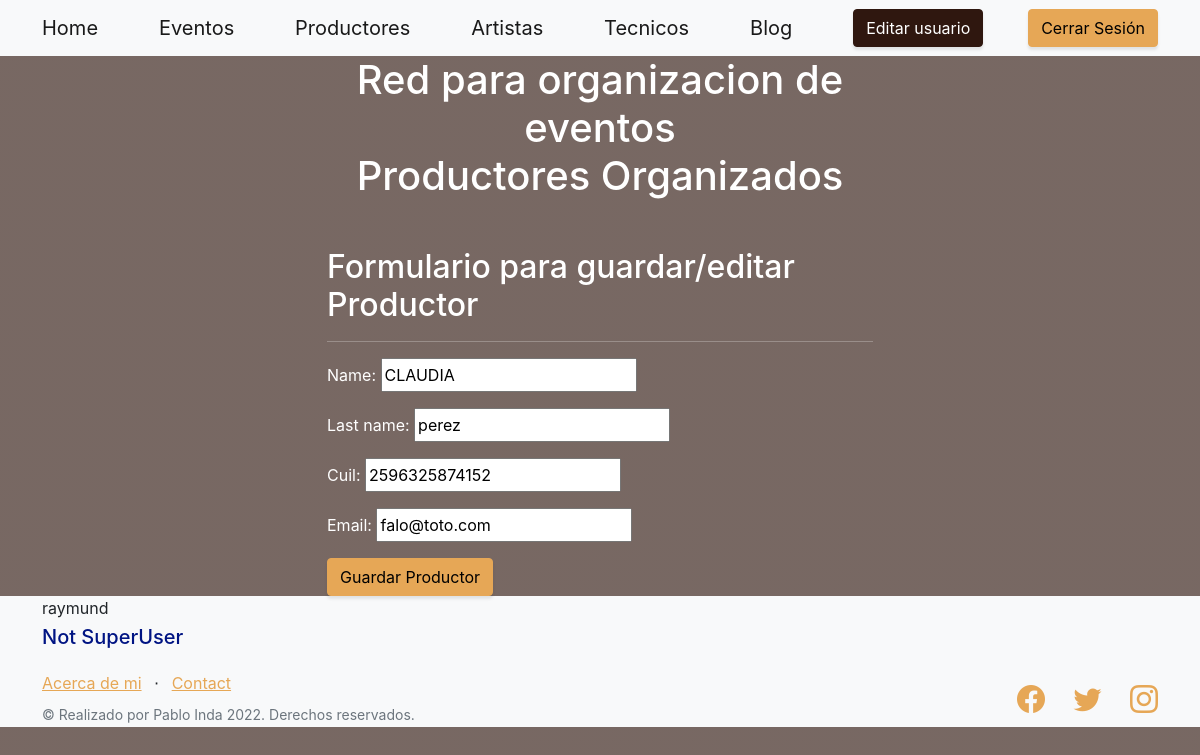
Page /productor/productor/1/update (signed in) on the committed database.
### productor/models.py (models this page shows, shortened)
class Productor(models.Model):
    name = models.CharField(max_length=40)
    last_name = models.CharField(max_length=40)
    cuil = models.IntegerField()
    email = models.EmailField()

### productor/views.py (the view)
# urls.py: path('productor/<int:pk>/update', views.ProductorUpdateView.as_view(), name='productor-update'),
class ProductorUpdateView(LoginRequiredMixin, UpdateView):
    model = Productor
    success_url = reverse_lazy('productor:productor-list')
    fields = '__all__'

### productor/templates/productor/productor_form.html (shortened to what this page needs)
{% extends "home/index.html" %}
{% load static %}
{% block entregafinal_content %}
<h2>Formulario para guardar/editar Productor</h2>
<hr></hr>
<form action="" method="POST">
    {{ form.as_p }}
    <input type="submit" class="btn btn-primary" value="Guardar Productor" />
</form>
{% endblock %}

### home/templates/home/index.html (shortened to what this page needs)
<!DOCTYPE html>
<html lang="en">
    <head>
        {% load static %}
        <link href="https://cdn.jsdelivr.net/npm/bootstrap-icons@1.5.0/font/bootstrap-icons.css" rel="stylesheet" type="text/css" />
        <link href="{% static 'home/css/styles.css' %}" rel="stylesheet" />
        <link rel="stylesheet" href="https://cdnjs.cloudflare.com/ajax/libs/font-awesome/4.7.0/css/font-awesome.min.css">
    </head>
    <body>
        <nav class="navbar navbar-light bg-light static-top">
            <div class="container">
                <a class="navbar-brand" href="{% url 'home:main' %}">Home</a>
                <a class="navbar-brand" href="{% url 'evento:evento-list' %}">Eventos</a>
                {% if user.is_authenticated %}
                <a class="navbar-brand" href="{% url 'productor:productor-list' %}">Productores</a>
                <a class="navbar-brand" href="{% url 'artista:artista-list' %}">Artistas</a>
                <a class="navbar-brand" href="{% url 'tecnico:tecnico-list' %}">Tecnicos</a>
                <a class="navbar-brand" href="{% url 'blog:blog-list' %}">Blog</a>
                <a class="btn btn-secondary" href="{% url 'user:user-update' %}">Editar usuario</a>
                <a class="btn btn-primary" href="{% url 'user:user-logout' %}">Cerrar Sesión</a>
                {% else %}
                <a class="btn btn-primary" href="{% url 'user:user-login' %}">Iniciar Sesión</a>
                {% endif %}
            </div>
        </nav>
        <header class="masthead">
            <div class="container position-relative">
                <div class="row justify-content-center">
                    <div class="col-xl-6">
                        <div class="text-center text-white">
                            <h1 class="mb-5">Red para organizacion de eventos <br> Productores Organizados</h1>
                            <div class="text-lg-start text-white">
                                {% block entregafinal_content %}
                                {% endblock %}
                            </div>
                        </div>
                    </div>
                </div>
            </div>
        </header>
        <footer class="footer bg-light">
            <div class="container">
                {{request.user.username}}
                {% if user.is_superuser %}
                    <h5><p style="color: rgb(0, 20, 131)" >SuperUser</p></h5>
                {% else %}
                    <h5><p style="color: rgb(0, 20, 131)" >Not SuperUser</p></h5>
                {%endif%}
            </div>
            <div class="container">
                <div class="row">
                    <div class="col-lg-6 h-100 text-center text-lg-start my-auto">
                        <ul class="list-inline mb-2">
                            <li class="list-inline-item"><a href="{% url 'home:about' %}">Acerca de mi</a></li>
                            <li class="list-inline-item">⋅</li>
                            <li class="list-inline-item"><a href="mailto:redscare.ar@gmail.com">Contact</a></li>
                        </ul>
                        <p class="text-muted small mb-4 mb-lg-0">&copy; Realizado por Pablo Inda 2022. Derechos reservados.</p>
                    </div>
                    <div class="col-lg-6 h-100 text-center text-lg-end my-auto">
                        <ul class="list-inline mb-0">
                            <li class="list-inline-item me-4">
                                <a href="https://www.facebook.com/pablo.inda/"><i class="bi-facebook fs-3"></i></a>
                            </li>
                            <li class="list-inline-item me-4">
                                <a href="https://twitter.com/Redscare_ar"><i class="bi-twitter fs-3"></i></a>
                            </li>
                            <li class="list-inline-item">
                                <a href="https://www.instagram.com/poli.redscare/"><i class="bi-instagram fs-3"></i></a>
                            </li>
                        </ul>
                    </div>
                </div>
            </div>
        </footer>
    </body>
</html>

### rows in the picture
Productor: name "CLAUDIA", last_name "perez", cuil "2596325874152", email "falo@toto.com"

### other values in the picture
{{ request.user.username }} "raymund"
